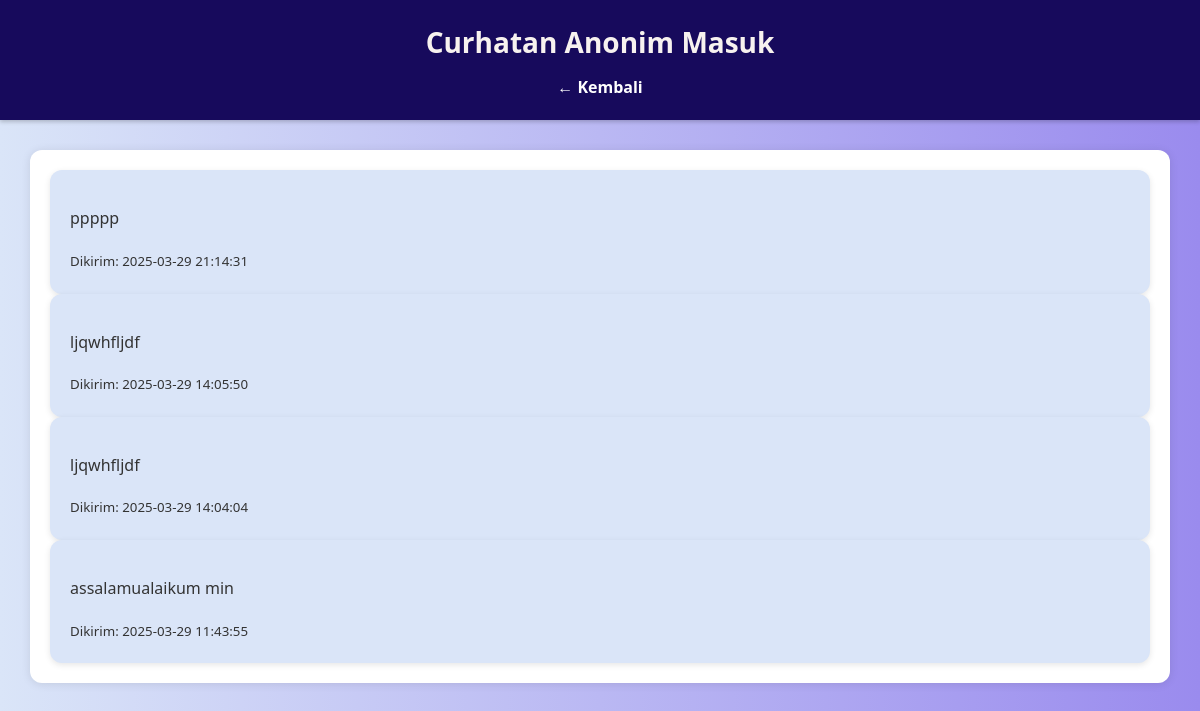
Page /admin/curhat (signed in) on the committed database.
### tables this page shows
CREATE TABLE curhat (
        id INTEGER PRIMARY KEY AUTOINCREMENT,
        isi TEXT NOT NULL,
        timestamp DATETIME DEFAULT CURRENT_TIMESTAMP
    );

### app.py (the view)
@app.route('/admin/curhat')
def lihat_curhat():
    if not session.get('admin'):
        return redirect(url_for('login'))
    conn = sqlite3.connect("database/data.db")
    c = conn.cursor()
    c.execute("SELECT * FROM curhat ORDER BY timestamp DESC")
    data = c.fetchall()
    conn.close()
    return render_template("admin/lihat_curhat.html", data=data)

### templates/admin/lihat_curhat.html (shortened to what this page needs)
<!DOCTYPE html>
<html lang="id">
<head>
  <link rel="stylesheet" href="{{ url_for('static', filename='css/style.css') }}">
</head>
<body>
  <header>
    <h1>Curhatan Anonim Masuk</h1>
    <nav><a href="{{ url_for('dashboard') }}">← Kembali</a></nav>
  </header>
  <main>
    {% for c in data %}
      <div class="card">
        <p>{{ c[1] }}</p>
        <small>Dikirim: {{ c[2] }}</small>
      </div>
    {% else %}
      <p>Belum ada curhatan dari user.</p>
    {% endfor %}
  </main>
</body>
</html>

### static/css/style.css (style rules this page uses)
body { font-family: 'Quicksand', 'Segoe UI', sans-serif; background: linear-gradient(to right, #dae5f8, #9a8bee); margin: 0; padding: 0; color: #333; line-height: 1.6; }
header { background-color: #170a5c; color: rgb(214, 218, 241); padding: 20px; text-align: center; box-shadow: 0 2px 4px rgba(0,0,0,0.2); }
header h1 { margin: 0; font-size: 28px; }
nav { margin-top: 10px; }
nav a { color: white; margin: 0 10px; text-decoration: none; font-weight: bold; }
.container, main { max-width: 1100px; margin: 30px auto; background-color: #dae5f8; padding: 25px; border-radius: 12px; box-shadow: 0 2px 6px rgba(0,0,0,0.1); }
h1, h2, h3 { color: #f7f2ef; margin-bottom: 10px; text-align: center; }
main { background-color: white; border-radius: 12px; padding: 20px; box-shadow: 0 1px 10px rgba(0,0,0,0.1); transition: transform 0.3s ease; }
.card { background-color: #dae5f8; border-radius: 12px; padding: 20px; box-shadow: 0 2px 6px rgba(0,0,0,0.1); transition: transform 0.3s ease; }

### rows in the picture
curhat: isi "ppppp", timestamp "2025-03-29 21:14:31"
curhat: isi "ljqwhfljdf", timestamp "2025-03-29 14:05:50"
curhat: isi "ljqwhfljdf", timestamp "2025-03-29 14:04:04"
curhat: isi "assalamualaikum min", timestamp "2025-03-29 11:43:55"
